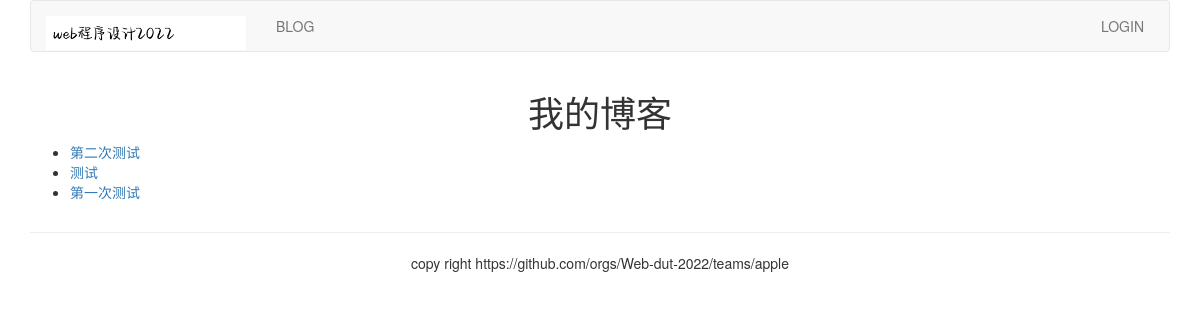
The page /blog/ on the database as committed earlier.
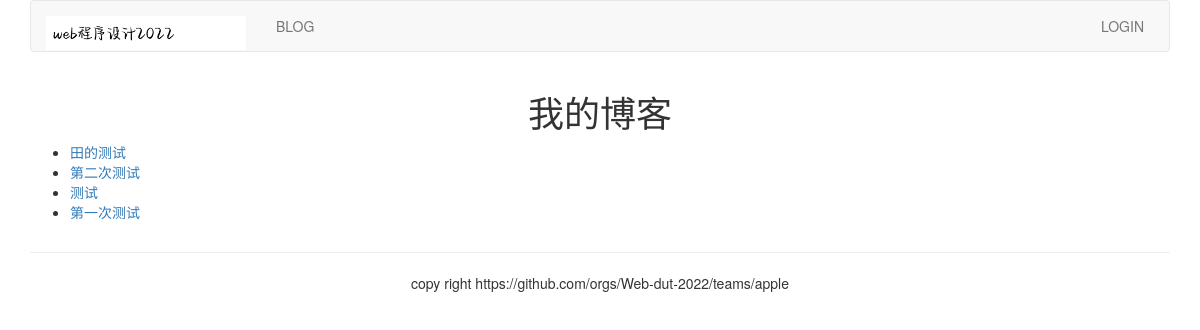
The same page on the database as committed later.
### blog/models.py (models this page shows, shortened)
class BlogArticles(models.Model):
    title = models.CharField(max_length=300)
    author = models.ForeignKey(User, related_name="blog_posts",on_delete = models.DO_NOTHING)
    body = models.TextField()
    publish = models.DateTimeField(default=timezone.now)
    class Meta:
        ordering = ("-publish",)

### blog/views.py (the view)
# urls.py: path("", views.blog_title, name='blog_title'),
def blog_title(request):
    blogs = BlogArticles.objects.all()
    return render(request,"blog/titles.html",{"blogs":blogs})

### templates/blog/titles.html (shortened to what this page needs)
{% extends "base.html" %}
{% block content %}
<div class="row text-center vertical-middle-sm">
    <h1>我的博客</h1>
</div>
<div class="row">
    <div class="col-xs-12 col-md-8">
    <ul>
    {% for blog in blogs %}
        <li><a href="{{blog.id}}">{{ blog.title }}</a></li>
    {% endfor %}
    </ul>
    </div>
</div>
{% endblock %}

### templates/base.html (shortened to what this page needs)
{% load static %}
<!DOCTYPE html>
<html lang="zh-cn">
    <head>
        <link rel="stylesheet" href="{% static 'css/bootstrap.css'%}">
    </head>
    <body>
        {% include "header.html" %}
        <div class="container">
            {% block content %}
            {%endblock %}
        </div>
        {% include "footer.html" %}
    </body>
</html>

### templates/header.html (shortened to what this page needs)
{% load static %}
<div class="container">
    <nav class="navbar navbar-default" role="navigation">
        <div class="navbar-header">
            <a class="navbar-brand" href="https://github.com/Web-dut-2022">
                <img src="{% static '/images/logo.png' %}" width="200px">
            </a>
        </div>
        <div>
            <ul class="nav navbar-nav" role="navigation">
                <li><a href="{% url 'blog:blog_title' %}">BLOG</a></li>
            </ul>
            <ul class="nav navbar-nav navbar-right" style="margin-right: 10px">
                {% if user.is_authenticated %}
                <li>
                    <div class="dropdown" style="margin-top:8px">
                        <button class='btn btn-default dropdown-toggle' type='button' id='dropdownMenu' data-toggle='dropdown'>{{ user.username }}
                            <span class='caret'></span>
                        </button>
                        <ul class="dropdown-menu">
                            <li><a href="{% url 'account:password_change' %}">修改密码</a></li>
                            <li><a href="{% url 'account:my_information' %}">个人信息</a></li>
                        </ul>
                    </div>
                </li>
                <li><a href="{% url 'account:user_logout' %}">Logout</a></li>
                {% else %}
               <li><a href="{% url 'account:user_login' %}">LOGIN</a></li>
               {% endif %}
            </ul>
        </div>
    </nav>
</div>

### templates/footer.html
<div class="container">
    <hr>
    <p class="text-center">copy right https://github.com/orgs/Web-dut-2022/teams/apple</p>
</div>

Rows that differ between the two databases and show on the page:
added BlogArticles: title "田的测试"
